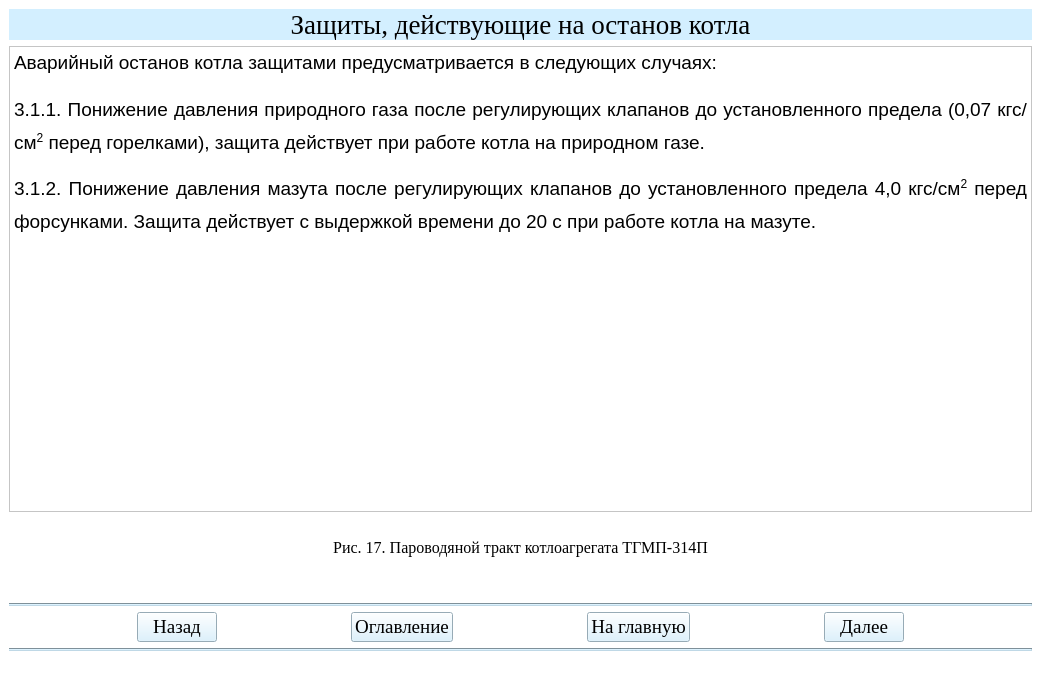
<?xml version="1.0" encoding="UTF-8"?>
<ui version="4.0">
 <class>Teoria25Window</class>
 <widget class="QMainWindow" name="Teoria25Window">
  <property name="geometry">
   <rect>
    <x>0</x>
    <y>0</y>
    <width>1041</width>
    <height>682</height>
   </rect>
  </property>
  <property name="windowTitle">
   <string>АУК</string>
  </property>
  <property name="styleSheet">
   <string notr="true">background-color: rgb(255, 255, 255);</string>
  </property>
  <widget class="QWidget" name="centralwidget">
   <layout class="QGridLayout" name="gridLayout">
    <item row="1" column="0">
     <widget class="QTextBrowser" name="textBrowser">
      <property name="html">
       <string>&lt;!DOCTYPE HTML PUBLIC &quot;-//W3C//DTD HTML 4.0//EN&quot; &quot;http://www.w3.org/TR/REC-html40/strict.dtd&quot;&gt;
&lt;html&gt;&lt;head&gt;&lt;meta name=&quot;qrichtext&quot; content=&quot;1&quot; /&gt;&lt;style type=&quot;text/css&quot;&gt;
p, li { white-space: pre-wrap; }
&lt;/style&gt;&lt;/head&gt;&lt;body style=&quot; font-family:'MS Shell Dlg 2'; font-size:8.25pt; font-weight:400; font-style:normal;&quot;&gt;
&lt;p align=&quot;justify&quot; style=&quot; margin-top:12px; margin-bottom:0px; margin-left:0px; margin-right:0px; -qt-block-indent:0; text-indent:0px; line-height:150%;&quot;&gt;&lt;span style=&quot; font-family:'Times New Roman,serif'; font-size:14pt;&quot;&gt;Аварийный останов котла защитами предусматривается в следующих случаях:&lt;/span&gt;&lt;span style=&quot; font-size:8pt;&quot;&gt; &lt;/span&gt;&lt;/p&gt;
&lt;p align=&quot;justify&quot; style=&quot; margin-top:12px; margin-bottom:0px; margin-left:0px; margin-right:0px; -qt-block-indent:0; text-indent:0px; line-height:150%;&quot;&gt;&lt;span style=&quot; font-family:'Times New Roman,serif'; font-size:14pt;&quot;&gt;3.1.1. Понижение давления природного газа после регулирующих клапанов до установленного предела (0,07 кгс/см&lt;/span&gt;&lt;span style=&quot; font-family:'Times New Roman,serif'; font-size:14pt; vertical-align:super;&quot;&gt;2&lt;/span&gt;&lt;span style=&quot; font-family:'Times New Roman,serif'; font-size:14pt;&quot;&gt; перед горелками), защита действует при работе котла на природном газе.&lt;/span&gt;&lt;span style=&quot; font-size:8pt;&quot;&gt; &lt;/span&gt;&lt;/p&gt;
&lt;p align=&quot;justify&quot; style=&quot; margin-top:12px; margin-bottom:0px; margin-left:0px; margin-right:0px; -qt-block-indent:0; text-indent:0px; line-height:150%;&quot;&gt;&lt;span style=&quot; font-family:'Times New Roman,serif'; font-size:14pt;&quot;&gt;3.1.2. Понижение давления мазута после регулирующих клапанов до установленного предела 4,0 кгс/см&lt;/span&gt;&lt;span style=&quot; font-family:'Times New Roman,serif'; font-size:14pt; vertical-align:super;&quot;&gt;2&lt;/span&gt;&lt;span style=&quot; font-family:'Times New Roman,serif'; font-size:14pt;&quot;&gt; перед форсунками. Защита действует с выдержкой времени до 20 с при работе котла на мазуте.&lt;/span&gt;&lt;span style=&quot; font-size:8pt;&quot;&gt; &lt;/span&gt;&lt;/p&gt;&lt;/body&gt;&lt;/html&gt;</string>
      </property>
     </widget>
    </item>
    <item row="0" column="0">
     <widget class="QLabel" name="label_3">
      <property name="font">
       <font>
        <family>Times New Roman</family>
        <pointsize>20</pointsize>
       </font>
      </property>
      <property name="styleSheet">
       <string notr="true">background-color: rgb(211, 239, 255);</string>
      </property>
      <property name="text">
       <string>Защиты, действующие на останов котла</string>
      </property>
      <property name="alignment">
       <set>Qt::AlignCenter</set>
      </property>
     </widget>
    </item>
    <item row="3" column="0">
     <widget class="QLabel" name="label_2">
      <property name="font">
       <font>
        <family>Times New Roman</family>
        <pointsize>12</pointsize>
       </font>
      </property>
      <property name="text">
       <string>Рис. 17. Пароводяной тракт котлоагрегата ТГМП-314П</string>
      </property>
      <property name="alignment">
       <set>Qt::AlignCenter</set>
      </property>
     </widget>
    </item>
    <item row="2" column="0">
     <widget class="QLabel" name="label">
      <property name="text">
       <string/>
      </property>
      <property name="pixmap">
       <pixmap>рис17.png</pixmap>
      </property>
      <property name="alignment">
       <set>Qt::AlignCenter</set>
      </property>
     </widget>
    </item>
    <item row="6" column="0">
     <layout class="QHBoxLayout" name="horizontalLayout">
      <item>
       <spacer name="horizontalSpacer_2">
        <property name="orientation">
         <enum>Qt::Horizontal</enum>
        </property>
        <property name="sizeHint" stdset="0">
         <size>
          <width>40</width>
          <height>20</height>
         </size>
        </property>
       </spacer>
      </item>
      <item>
       <widget class="QPushButton" name="btn_return25">
        <property name="sizePolicy">
         <sizepolicy hsizetype="Minimum" vsizetype="Fixed">
          <horstretch>0</horstretch>
          <verstretch>0</verstretch>
         </sizepolicy>
        </property>
        <property name="font">
         <font>
          <family>Times New Roman</family>
          <pointsize>14</pointsize>
          <weight>50</weight>
          <bold>false</bold>
         </font>
        </property>
        <property name="styleSheet">
         <string notr="true">background-color: rgb(211, 239, 255);
color: rgb(0, 0, 0);</string>
        </property>
        <property name="text">
         <string>Назад</string>
        </property>
       </widget>
      </item>
      <item>
       <spacer name="horizontalSpacer_5">
        <property name="orientation">
         <enum>Qt::Horizontal</enum>
        </property>
        <property name="sizeHint" stdset="0">
         <size>
          <width>40</width>
          <height>20</height>
         </size>
        </property>
       </spacer>
      </item>
      <item>
       <widget class="QPushButton" name="btn_oglavlenie25">
        <property name="font">
         <font>
          <family>Times New Roman</family>
          <pointsize>14</pointsize>
         </font>
        </property>
        <property name="styleSheet">
         <string notr="true">background-color: rgb(211, 239, 255);
color: rgb(0, 0, 0);</string>
        </property>
        <property name="text">
         <string>Оглавление</string>
        </property>
       </widget>
      </item>
      <item>
       <spacer name="horizontalSpacer">
        <property name="orientation">
         <enum>Qt::Horizontal</enum>
        </property>
        <property name="sizeHint" stdset="0">
         <size>
          <width>40</width>
          <height>20</height>
         </size>
        </property>
       </spacer>
      </item>
      <item>
       <widget class="QPushButton" name="btn_glavnaya25">
        <property name="font">
         <font>
          <family>Times New Roman</family>
          <pointsize>14</pointsize>
          <weight>50</weight>
          <bold>false</bold>
         </font>
        </property>
        <property name="styleSheet">
         <string notr="true">background-color: rgb(211, 239, 255);
color: rgb(0, 0, 0);</string>
        </property>
        <property name="text">
         <string>На главную</string>
        </property>
       </widget>
      </item>
      <item>
       <spacer name="horizontalSpacer_3">
        <property name="orientation">
         <enum>Qt::Horizontal</enum>
        </property>
        <property name="sizeHint" stdset="0">
         <size>
          <width>40</width>
          <height>20</height>
         </size>
        </property>
       </spacer>
      </item>
      <item>
       <widget class="QPushButton" name="btn_dalee25">
        <property name="font">
         <font>
          <family>Times New Roman</family>
          <pointsize>14</pointsize>
          <weight>50</weight>
          <bold>false</bold>
         </font>
        </property>
        <property name="styleSheet">
         <string notr="true">background-color: rgb(211, 239, 255);
color: rgb(0, 0, 0);</string>
        </property>
        <property name="text">
         <string>Далее</string>
        </property>
       </widget>
      </item>
      <item>
       <spacer name="horizontalSpacer_4">
        <property name="orientation">
         <enum>Qt::Horizontal</enum>
        </property>
        <property name="sizeHint" stdset="0">
         <size>
          <width>40</width>
          <height>20</height>
         </size>
        </property>
       </spacer>
      </item>
     </layout>
    </item>
    <item row="5" column="0">
     <widget class="Line" name="line">
      <property name="styleSheet">
       <string notr="true">background-color: rgb(191, 216, 230);</string>
      </property>
      <property name="orientation">
       <enum>Qt::Horizontal</enum>
      </property>
     </widget>
    </item>
    <item row="7" column="0">
     <widget class="Line" name="line_2">
      <property name="styleSheet">
       <string notr="true">background-color: rgb(191, 216, 230);</string>
      </property>
      <property name="orientation">
       <enum>Qt::Horizontal</enum>
      </property>
     </widget>
    </item>
    <item row="4" column="0">
     <spacer name="verticalSpacer">
      <property name="orientation">
       <enum>Qt::Vertical</enum>
      </property>
      <property name="sizeType">
       <enum>QSizePolicy::Fixed</enum>
      </property>
      <property name="sizeHint" stdset="0">
       <size>
        <width>20</width>
        <height>40</height>
       </size>
      </property>
     </spacer>
    </item>
   </layout>
  </widget>
  <widget class="QStatusBar" name="statusbar"/>
 </widget>
 <resources/>
 <connections/>
</ui>
